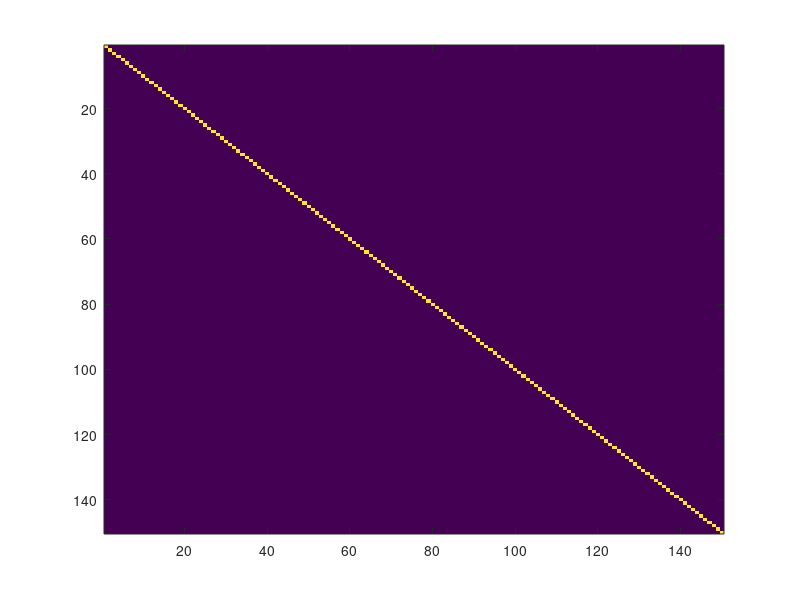

The MATLAB source for this figure: (Note: this script raises an error after producing the figure.)
%++++++++++++++++++++++++++++++++++++++++++++++++++++++++
% Eigenfrequencies and eigenmodes of Stiff String with distributed bridge
%                   FWD conditions
%          Contact on u_Ms: PASSIVE ENERGY BALANCE
%                    Riccardo Russo
%                 University of Bologna
%++++++++++++++++++++++++++++++++++++++++++++++++++++++++
clear 
close all

%+++++++++++++++++++++++++++++++++++++++++++++++++++++++++++++++++++++++++%
%%%%% Custom Parameters
SR = 44100;                         % sample rate
k = 1 / SR;                         % time step
durSec = 5;                         % simulation length [s]

h = 0.5e-2;

omegaMax = 14e3*2*pi;

timeSamples = floor(durSec*SR);     % simulation length [samples]
timeVec = (1:timeSamples)*k;

%%%%% String Parameters
T0    = 147.7 ;            %-- tension [N]
radius     = 4.55e-4 ;          %-- radius [m]
E  = 2.5e10 ;           %-- Young's mod [Pa]
rho   = 5535 ;             %-- density [kg/m^3]
L     = 0.69 ;             %-- length [m]
% L = 0.69;
% radius = 3.75e-04;                  % string radius [m]
%         rho = 3.7575e3;                     % string Density [kg/m] 
%         T0 = 153;                           % tension [N] 
%         E = 25e9;                          % young modulus [Pa]
        A = pi*radius^2;
        rA = rho*A;
        Inertia = (pi*radius^4)/ 4;        % moment of inertia
        EI = E*Inertia;
        K = sqrt(E*Inertia/(rA*L^4));
        c = sqrt(T0/rA);

%%%%% Bridge Parameters
LB = 7e-2;                          % string length [m]
radiusB = 1e-3;
rhoB =8e3;                          % string Density [kg/m^3] 
AB = pi*radiusB^2;
rAB = rhoB*AB;
EB = 3e15;                          % young modulus [Pa]
InertiaB = (pi*radiusB^4)/ 4;         % moment of inertia
EIB    = EB*InertiaB;

zContact = 0.13*LB;

outPoint = 0.5233*L;
inPoint = 0.35432*L;

%+++++++++++++++++++++++++++++++++++++++++++++++++++++++++++++++++++++++++%
%%%% Initializing Discrete Operators
Ms = floor(L/h);
Mb = floor(LB/h);

Jvec = sparse(Mb - 1, 1); 
a = zContact/ h - floor(zContact/h);
Jvec(floor(zContact/h)) = (1-a)/h;
Jvec(floor(zContact/h) + 1) = a/h;
JJT = Jvec*Jvec.';

vs = ones(Ms-1,1);
DxxS = spdiags([vs/h^2 -2*vs/h^2 vs/h^2], -1:1, Ms-1, Ms-1);
DxxxxS = DxxS*DxxS;
vb = ones(Mb-1,1);
DxxB = spdiags([vb/h^2 -2*vb/h^2 vb/h^2], -1:1, Mb-1, Mb-1);
DxxxxB = DxxB * DxxB;

%+++++++++++++++++++++++++++++++++++++++++++++++++++++++++++++++++++++++++%
%%%% Building Mass-Stiff Matrices
zeroVec = sparse(1,Mb - 1);
vec1 = sparse(-Jvec*EI/h^3);
vec2 = sparse(Jvec*(T0/h + 2*EI/h^3));
zeroMat = sparse(Ms-4, Mb-1);
angleMat = [zeroMat; zeroVec; vec1.'; vec2.'];

K = -[(T0*DxxS - EI*DxxxxS), angleMat;
     angleMat.', (-EIB*DxxxxB + (- T0 - EI/h^2)*JJT)];
     
fullK = full(K);
M1 = diag([rA * ones(Ms-1, 1); rAB * ones(Mb - 1, 1)]);
M2 = [zeros(Ms-1), zeros(Ms-1,Mb-1);
     zeros(Ms-1,Mb-1).', rA*h^2*JJT];
M = sparse(M1+M2);
R = full(M\K);
[V, D] = eig(R);

[Dsort, Dind] = sort(diag(D));
Vsort = V(:,Dind);

eigenFreqs = sqrt(Dsort);
eigenFreqs = eigenFreqs(eigenFreqs<=omegaMax & eigenFreqs>=20*2*pi);

%Nota che bisogna usare V^-1 e non V.' perchè M^-1*K non è simmetrica!
%Infatti il teorema spettrale vale per matrici simmetriche. Il fatto è che
%una matrice è diagonalizzabile se esiste una base ortogonale di
%autovettori, e in questo caso c'è! Perchè il prodotto interno qua è
%sostanzialmente l'identità. Non capisco però come sia possibile che escano
%gli autovettori ortonormali, perchè la matrice non è simmetrica. Forse il
%motivo è esattamente questa "quasi" ortonormalità. Ma allora cosa succede
%per paramtri diversi di corda/ponte?
inProd = V^-1*V;

figure(1)
imagesc(inProd);

%+++++++++++++++++++++++++++++++++++++++++++++++++++++++++++++++++++++++++%
%Calculating eigenfrequencies of stiff string in isolation for comparison
modesNumberIsol = 1;
while true
    if ComputeEigenFreqIsol(T0, E,Inertia,L,rA,modesNumberIsol)>omegaMax
        modesNumberIsol = modesNumberIsol-1;
        break; 
    end
    modesNumberIsol = modesNumberIsol+1;
end

eigenFreqsIsol = ComputeEigenFreqIsol(T0, E,Inertia,L,rA,(1:modesNumberIsol).');

modesNumberIsol = length(eigenFreqsIsol) ;

figure(2)
line([eigenFreqs/2/pi,eigenFreqs/2/pi],[-1,1],'linestyle','--','color','red','DisplayName','Eigenfreqs of Coupled System');
hold on
grid on
line([eigenFreqsIsol/2/pi,eigenFreqsIsol/2/pi],[-1,1],'linestyle','--','color','k','DisplayName','Eigenfreqs of String in Isolation');
title('Eigenfrequencies of Coupled System (red) and in Isolation (black)')

%+++++++++++++++++++++++++++++++++++++++++++++++++++++++++++++++++++++++++%
%%%%% Functions
function omega = ComputeEigenFreqIsol(T0, E,I,L,rA,index)
    n = index*pi/L;
    omega = sqrt( ((T0/rA)*n.^2 + (E*I/rA)*n.^4) );
end

